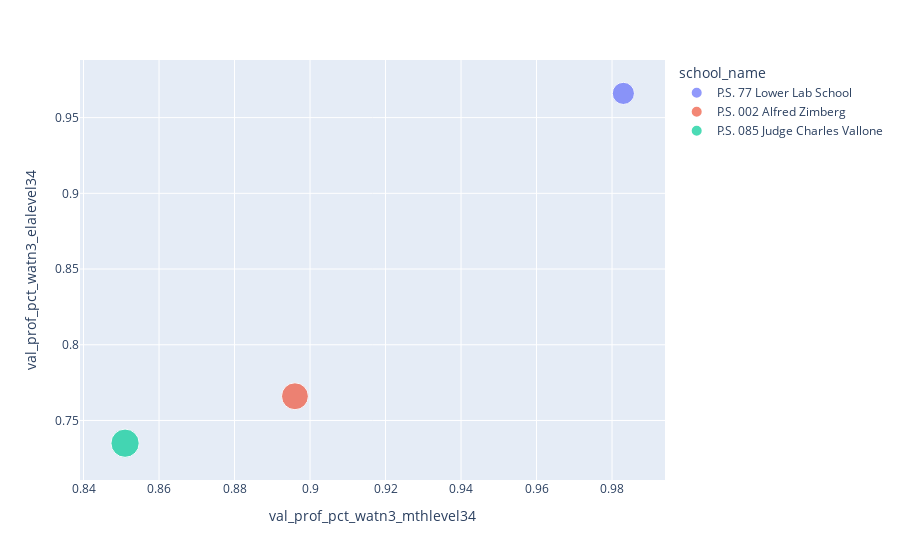

Notebook code for this chart:
### Code cell
fig = px.scatter(results_df.loc[list(school_names[(corr_schoolofinterest<=1.0) & (corr_schoolofinterest > np.float(correlation_level)*.01)])], 
                 x="val_prof_pct_watn3_mthlevel34", y="val_prof_pct_watn3_elalevel34", size='enrollment',
                 color="school_name", hover_name="school_name")

fig.show()

### Figure 1 — Plotly figure (JSON) as saved in the notebook; plotly's stock layout.template omitted (floating-point values rounded to 4 significant figures)
{"data": [{"hovertemplate": "<b>%{hovertext}</b><br><br>school_name=P.S. 77 Lower Lab School<br>val_prof_pct_watn3_mthlevel34=%{x}<br>val_prof_pct_watn3_elalevel34=%{y}<br>enrollment=%{marker.size}<extra></extra>", "hovertext": ["P.S. 77 Lower Lab School"], "legendgroup": "P.S. 77 Lower Lab School", "marker": {"color": "#636efa", "size": [362], "sizemode": "area", "sizeref": 1.475, "symbol": "circle"}, "mode": "markers", "name": "P.S. 77 Lower Lab School", "orientation": "v", "showlegend": true, "type": "scatter", "x": [0.983], "xaxis": "x", "y": [0.966], "yaxis": "y"}, {"hovertemplate": "<b>%{hovertext}</b><br><br>school_name=P.S. 002 Alfred Zimberg<br>val_prof_pct_watn3_mthlevel34=%{x}<br>val_prof_pct_watn3_elalevel34=%{y}<br>enrollment=%{marker.size}<extra></extra>", "hovertext": ["P.S. 002 Alfred Zimberg"], "legendgroup": "P.S. 002 Alfred Zimberg", "marker": {"color": "#EF553B", "size": [533], "sizemode": "area", "sizeref": 1.475, "symbol": "circle"}, "mode": "markers", "name": "P.S. 002 Alfred Zimberg", "orientation": "v", "showlegend": true, "type": "scatter", "x": [0.896], "xaxis": "x", "y": [0.766], "yaxis": "y"}, {"hovertemplate": "<b>%{hovertext}</b><br><br>school_name=P.S. 085 Judge Charles Vallone<br>val_prof_pct_watn3_mthlevel34=%{x}<br>val_prof_pct_watn3_elalevel34=%{y}<br>enrollment=%{marker.size}<extra></extra>", "hovertext": ["P.S. 085 Judge Charles Vallone"], "legendgroup": "P.S. 085 Judge Charles Vallone", "marker": {"color": "#00cc96", "size": [590], "sizemode": "area", "sizeref": 1.475, "symbol": "circle"}, "mode": "markers", "name": "P.S. 085 Judge Charles Vallone", "orientation": "v", "showlegend": true, "type": "scatter", "x": [0.851], "xaxis": "x", "y": [0.735], "yaxis": "y"}], "layout": {"legend": {"itemsizing": "constant", "title": {"text": "school_name"}, "tracegroupgap": 0}, "margin": {"t": 60}, "xaxis": {"anchor": "y", "domain": [0, 1], "title": {"text": "val_prof_pct_watn3_mthlevel34"}}, "yaxis": {"anchor": "x", "domain": [0, 1], "title": {"text": "val_prof_pct_watn3_elalevel34"}}}}
